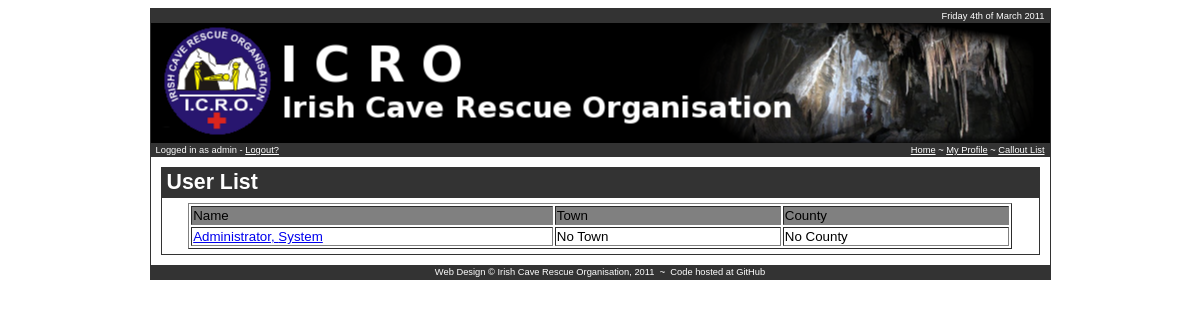
/user_list.php (signed in), run on the app's committed database.
### tables this page shows
CREATE TABLE `users` (
  `user_id` int(11) NOT NULL auto_increment,
  `first_name` varchar(45) NOT NULL,
  `last_name` varchar(45) NOT NULL,
  `home_phone` varchar(20) default NULL,
  `mobile_phone` varchar(20) default NULL,
  `work_phone` varchar(20) default NULL,
  `other_phone` varchar(20) default NULL,
  `address_line1` varchar(45) default NULL,
  `address_line2` varchar(45) default NULL,
  `town` varchar(45) default NULL,
  `county` varchar(45) default NULL,
  `postcode` varchar(10) default NULL,
  `email` varchar(45) NOT NULL,
  `username` varchar(45) NOT NULL,
  `password` varchar(45) NOT NULL,
  `regdate` datetime default NULL,
  `last_login` datetime default NULL,
  `active` int(2) default NULL,
  `lat` float default NULL,
  `lng` float default NULL,
  `ffs_num` varchar(15) default NULL,
  PRIMARY KEY  (`user_id`),
  UNIQUE KEY `K_USERNAME` (`username`)
);

### config/config.php (called while the page is built, shortened)
<?php
$DB_USER='root';
$DB_PASS='';
$DB_HOST='127.0.0.1';
$DB_NAME='icroweb';
$OFFLINE_SITE=false;
?>

### classes/DBLink.php (called while the page is built, shortened)
<?php
class DBLink
{
    var $db_object;
    function DBLink()
    {
        require('/var/www/html/icro/config/config.php');
        $this->db_object = mysql_connect($DB_HOST, $DB_USER, $DB_PASS);
    }
    function doQuery($query)
    {
        $result = mysql_query($query, $this->db_object);
        if (!$result)
        {
            $this->last_error = mysql_error();
            return false;
        }
        else
        {
            return true;
        }
    }
    function fetchQuery($query)
    {
        $result = mysql_query($query, $this->db_object);
        if (!$result)
        {
            $this->last_error = mysql_error();
            return false;
        }
        else
        {
            for ($i=0; $i < mysql_num_rows($result); $i++)
            {
                $res_array[$i] = mysql_fetch_array($result,MYSQL_BOTH);
            }
            return $res_array;
        }
    }
}
?>

### classes/Sentry.php (called while the page is built, shortened)
<?php
class Sentry
{
    function Sentry()
    {
		require('/var/www/html/icro/config/config.php');
    }
    function login($user = '', $pass = '')
    {
        require_once('DBLink.php');
        require_once('Validator.php');
        $loginConnector = new DBLink();
        $validate = new Validator();
        if (isset($_SESSION['username']) && isset($_SESSION['password']))
        {
            $user = $_SESSION['username'];
            $pass = $_SESSION['password'];
        }
        $sql = "SELECT * FROM users WHERE username = '$user' AND password = '$pass' AND active = 1";
        $this->userdata = $loginConnector->fetchQuery($sql);
        if (!$this->userdata)
        {
            $this->logout();
            return false;
        }
        else
        {
            $date = date("Y-m-d H:i:s");
            return true;
        }
    }
}
?>

### classes/Validator.php (called while the page is built, shortened)
<?php
class Validator
{
    function validateTextOnly($theinput,$description = '')
    {
        $result = ereg ("^[A-Za-z0-9\()' \.]+$", $theinput );
        if ($result)
        {
            return true;
        }
        else
        {
            $this->errors[] = $description;
            return false;
        }
    }
}
?>

### user_list.php (the view, shortened to what this page needs)
<?php
 require("template/header.php");
?>
<div class='newsbox'>
<div class='newstitle'>User List</div>
<div class='newscontent'>
<?php
 if ($theSentry->login())
 {
     $result = $theDB->fetchQuery("select * from users order by last_name");
     if(!$result)
     {
         echo "No users found";
     }
     else
     {
         echo '<center><table border=1 width=95%>';
         echo '<tr bgcolor=grey>';
         echo '<td width=40%>Name</td><td width=25%>Town</td><td width=25%>County</td>';
         echo '</tr>';
         for ($i=0; $i < count($result); $i++)
         {
             echo '<tr>';
             echo '<td width=40%><a href="profile.php?user_id='.$result[$i]['user_id'].'">'.$result[$i]['last_name'].', '.$result[$i]['first_name'].'</a></td>';
             echo '<td width=25%>'.$result[$i]['town'].'</td>';
             echo '<td width=25%>'.$result[$i]['county'].'</td>';
             echo '</tr>';
         }
         echo '</table></center>';
     }
 }
 else
 {
     echo "You need to be logged in to view userlist - use the links above...";
 }
?>
</div>
</div>

### css/default.css (style rules this page uses)
body { text-align: center; min-width: 900px; }
.copyfooter { width: 100%; background: #333333; color: #ffffff; font-size: 7pt; text-align: center; padding: 2px 0px 2px 0px; clear: both; }
.copyfooter A { text-decoration: none; color: #ffffff; }
.newstitle { border: 1px solid #333333; background: #333333; color: white; font-size: 16pt; font-weight: bold; padding: 2px 0 2px 5px; }
.newscontent { padding: 5px 5px 5px 5px; font-size: 10pt; border-left: 1px solid #333333; border-right: 1px solid #333333; border-bottom: 1px solid #333333; }
TD { font-size: 10pt; }

### data on the page
users: last_name "Administrator", first_name "System", town "No Town", county "No County"

### other printed values
$_SESSION['username'] "admin"
